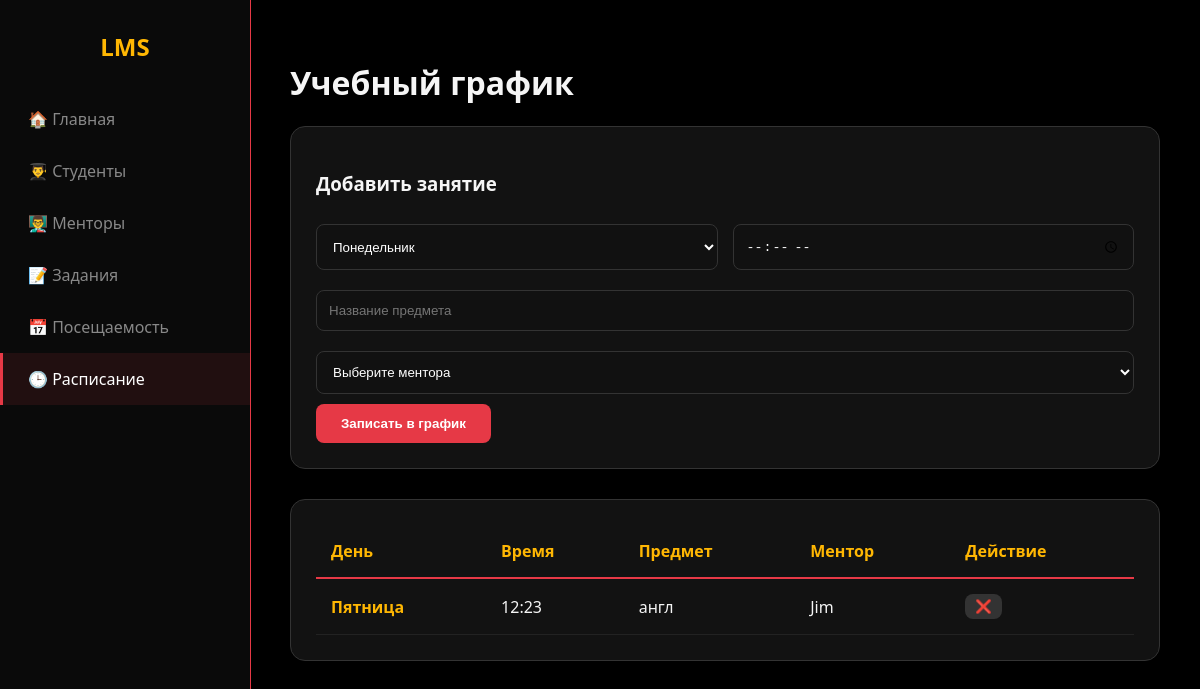
Before: /lms/schedule/ with the older database file.
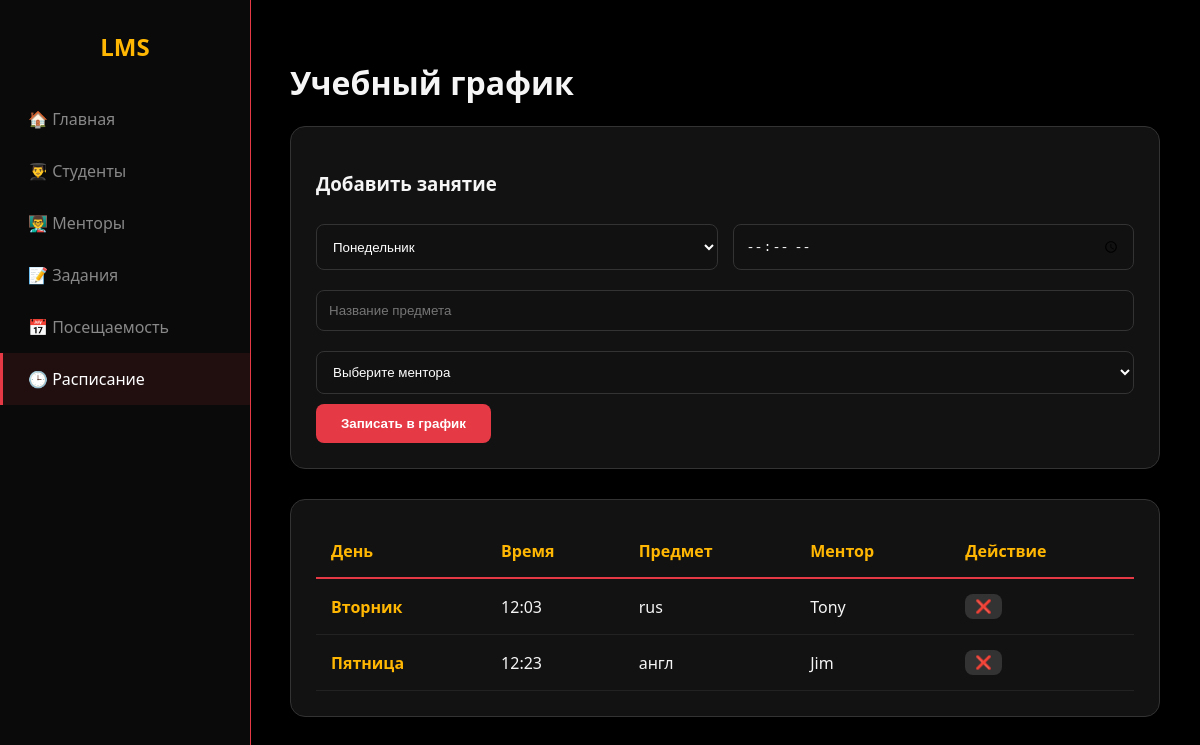
After: the same page with the newer database file.
### lms/models.py (models this page shows, shortened)
class Schedule(models.Model):
    DAYS = [
        ('ПН', 'Понедельник'), ('ВТ', 'Вторник'), ('СР', 'Среда'),
        ('ЧТ', 'Четверг'), ('ПТ', 'Пятница'), ('СБ', 'Суббота'),
    ]
    day = models.CharField(max_length=2, choices=DAYS)
    time = models.TimeField()
    subject = models.TextField(max_length=50)
    mentor = models.ForeignKey(Mentor, on_delete=models.CASCADE)

class Mentor(models.Model):
    first_name = models.TextField(max_length=20)
    last_name = models.TextField(max_length=20)
    phone_number = models.IntegerField()
    avatar = models.ImageField(upload_to='media/')
    is_mentor = models.BooleanField(default=True)

### lms/views.py (the view, shortened to what this page needs)
# urls.py: path('schedule/', views.schedule_view, name='schedule'),
def schedule_view(request):
    if request.method == 'POST' and 'delete_id' in request.POST:
        pk = request.POST.get('delete_id')
        item = get_object_or_404(Schedule, pk=pk)
        item.delete()
        return redirect('schedule')
    context = {
        'schedules': Schedule.objects.all().order_by('time'),
        'mentors': Mentor.objects.all(),
    }
    return render(request, 'schedule.html', context)

### lms/templates/schedule.html (shortened to what this page needs)
<!DOCTYPE html>
<html lang="ru">
<head>
</head>
<body>
    <div class="area"><ul class="circles"><li></li><li></li><li></li></ul></div>
    <div class="sidebar">
        <h2>LMS</h2>
        <a href="{% url 'home' %}">🏠 Главная</a>
        <a href="{% url 'student' %}">👨‍🎓 Студенты</a>
        <a href="{% url 'mentor' %}">👨‍🏫 Менторы</a>
        <a href="{% url 'task' %}">📝 Задания</a>
        <a href="{% url 'visit' %}">📅 Посещаемость</a>
        <a href="{% url 'schedule' %}" class="active">🕒 Расписание</a>
    </div>
    <div class="main-content">
        <h1>Учебный график</h1>
        <div class="card">
            <h3>Добавить занятие</h3>
            <form method="POST">
                <div style="display: grid; grid-template-columns: 1fr 1fr; gap: 15px;">
                    <select name="day" required>
                        <option value="ПН">Понедельник</option>
                    </select>
                    <input type="time" name="time" required>
                </div>
                <input type="text" name="subject" placeholder="Название предмета" required>
                <select name="mentor" required>
                    <option value="" disabled selected>Выберите ментора</option>
                </select>
                <button type="submit" name="add_schedule" class="btn">Записать в график</button>
            </form>
        </div>
        <div class="card">
            <table>
                <thead>
                    <tr>
                        <th>День</th>
                        <th>Время</th>
                        <th>Предмет</th>
                        <th>Ментор</th>
                        <th>Действие</th>
                    </tr>
                </thead>
                <tbody>
                    {% for s in schedules %}
                    <tr>
                        <td style="color: var(--yellow); font-weight: bold;">{{ s.get_day_display }}</td>
                        <td>{{ s.time|time:"H:i" }}</td>
                        <td>{{ s.subject }}</td>
                        <td>{{ s.mentor.first_name }}</td>
                        <td>
                            <form method="POST" style="display:inline;">
                                <button type="submit" class="btn" style="padding: 5px 10px; background: #333;">❌</button>
                            </form>
                        </td>
                    </tr>
                    {% empty %}
                    <tr><td colspan="5" style="text-align: center;">Расписание пока пусто</td></tr>
                    {% endfor %}
                </tbody>
            </table>
        </div>
    </div>
</body>
</html>

Changed rows visible on the page:
added Schedule: day "Вторник", time "12:03", subject "rus", mentor.first_name "Tony"
